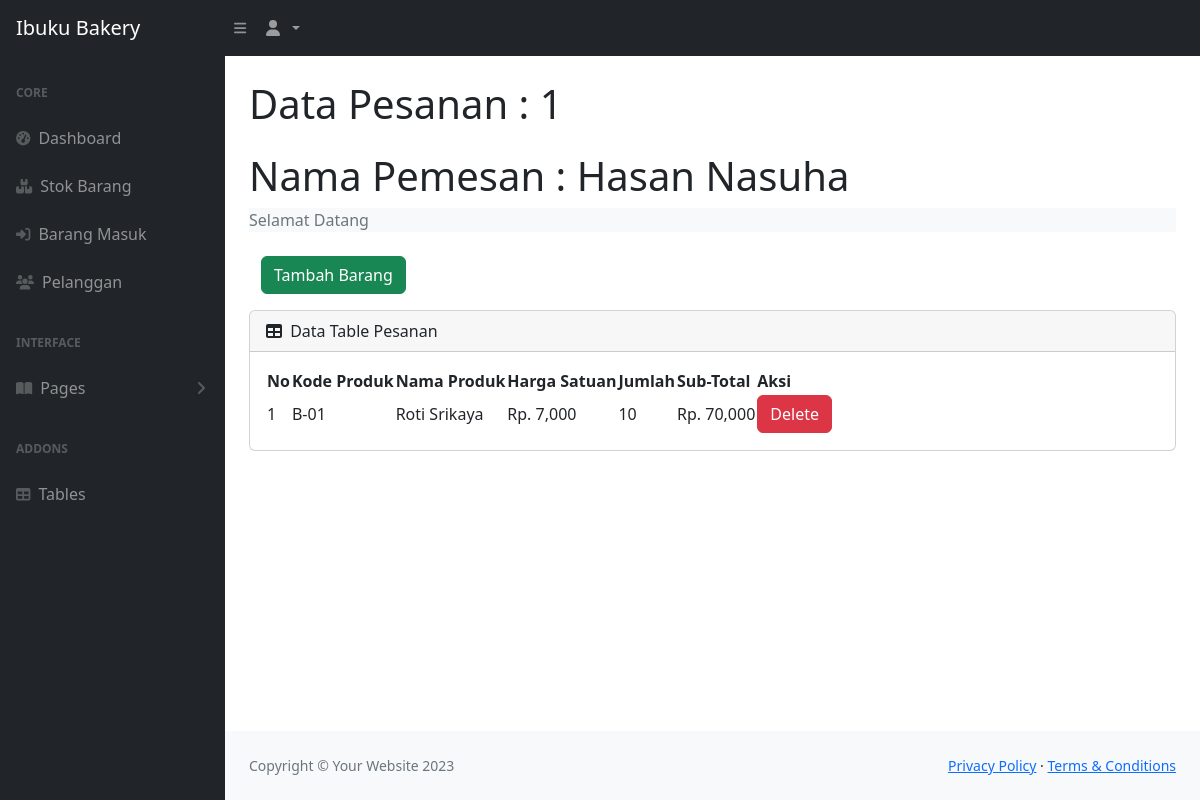
The app's page /view.php?idp=1 (signed in) with its own data.
### tables this page shows
CREATE TABLE `pesanan` (
  `idpesanan` int(11) NOT NULL,
  `tanggal` timestamp NOT NULL DEFAULT current_timestamp(),
  `idpelanggan` int(11) DEFAULT NULL
);

CREATE TABLE `pelanggan` (
  `idpelanggan` int(11) NOT NULL,
  `nama_pelanggan` varchar(50) NOT NULL,
  `no_telp` varchar(20) NOT NULL,
  `alamat` text NOT NULL
);

CREATE TABLE `detailpesanan` (
  `iddetailpesanan` int(11) NOT NULL,
  `idpesanan` int(11) DEFAULT NULL,
  `idproduk` int(11) DEFAULT NULL,
  `qty` int(11) DEFAULT NULL
);

CREATE TABLE `produk` (
  `idproduk` int(11) NOT NULL,
  `kode_produk` varchar(50) DEFAULT NULL,
  `nama_produk` varchar(50) NOT NULL,
  `deskripsi` varchar(50) NOT NULL,
  `harga` int(11) DEFAULT NULL,
  `stok` int(11) DEFAULT NULL
);

### view.php (the view, shortened to what this page needs)
<?php
  require 'logincek.php';
  if(isset($_GET['idp'])){
    $idp = $_GET['idp'];
    $ambilnamapelanggan = mysqli_query($con, "SELECT * FROM pesanan p, pelanggan pl WHERE p.idpelanggan=pl.idpelanggan AND p.idpesanan='$idp'");
    $np = mysqli_fetch_array($ambilnamapelanggan);
    $namapel = $np['nama_pelanggan'];
  }
  else {
    header('location:index.php');
  }
?>
<!DOCTYPE html>
<html lang="en">
  <head>
    <link href="https://cdn.jsdelivr.net/npm/simple-datatables@7.1.2/dist/style.min.css" rel="stylesheet" />
    <link href="css/index.css" rel="stylesheet" />
  </head>
  <body class="sb-nav-fixed">
    <nav class="sb-topnav navbar navbar-expand navbar-dark bg-dark">
      <a class="navbar-brand ps-3" href="index.php">Ibuku Bakery</a>
      <button class="btn btn-link btn-sm order-1 order-lg-0 me-4 me-lg-0" id="sidebarToggle" href="#!">
        <i class="fas fa-bars"></i>
      </button>
      <ul class="navbar-nav ms-auto ms-md-0 me-3 me-lg-4">
        <li class="nav-item dropdown">
          <a class="nav-link dropdown-toggle" id="navbarDropdown" href="#" role="button" data-bs-toggle="dropdown" aria-expanded="false">
            <i class="fas fa-user fa-fw"></i>
          </a>
        </li>
      </ul>
    </nav>
    <div id="layoutSidenav">
      <div id="layoutSidenav_nav">
        <nav class="sb-sidenav accordion sb-sidenav-dark" id="sidenavAccordion">
          <div class="sb-sidenav-menu">
            <div class="nav">
              <div class="sb-sidenav-menu-heading">Core</div>
              <a class="nav-link" href="index.php">
                <div class="sb-nav-link-icon">
                  <i class="fas fa-tachometer-alt"></i>
                </div>
                Dashboard
              </a>
              <a class="nav-link" href="stock.php">
                <div class="sb-nav-link-icon">
                  <i class="fa-solid fa-boxes-stacked"></i>
                </div>
                Stok Barang
              </a>
              <a class="nav-link" href="masuk.php">
                <div class="sb-nav-link-icon">
                  <i class="fa-solid fa-right-to-bracket"></i>
                </div>
                Barang Masuk
              </a>
              <a class="nav-link" href="pelanggan.php">
                <div class="sb-nav-link-icon">
                  <i class="fa-solid fa-users"></i>
                </div>
                Pelanggan
              </a>
              <div class="sb-sidenav-menu-heading">Interface</div>
              <a class="nav-link collapsed" href="#" data-bs-toggle="collapse" data-bs-target="#collapsePages" aria-expanded="false" aria-controls="collapsePages">
                <div class="sb-nav-link-icon">
                  <i class="fas fa-book-open"></i>
                </div>
                Pages
                <div class="sb-sidenav-collapse-arrow">
                  <i class="fas fa-angle-down"></i>
                </div>
              </a>
              <div class="sb-sidenav-menu-heading">Addons</div>
              <a class="nav-link" href="tables.html">
                <div class="sb-nav-link-icon"><i class="fas fa-table"></i></div>
                Tables
              </a>
            </div>
          </div>
        </nav>
      </div>
      <div id="layoutSidenav_content">
        <main>
          <div class="container-fluid px-4">
            <h1 class="mt-4">Data Pesanan : <?=$idp;?></h1>
            <h1 class="mt-4">Nama Pemesan : <?=$namapel;?></h1>
            <ol class="breadcrumb bg-light mb-4">
              <li class="breadcrumb-item active">Selamat Datang</li>
            </ol>
            <div class="container mb-3">
                <button type="button" class="btn btn-success" data-bs-toggle="modal" data-bs-target="#exampleModal">
                Tambah Barang
                </button>
            </div>
            <div class="card mb-4">
              <div class="card-header">
                <i class="fas fa-table me-1"></i>
                Data Table Pesanan
              </div>
              <div class="card-body">
                <table id="datatablesSimple">
                  <thead>
                    <tr>
                      <th>No</th>
                      <th>Kode Produk</th>
                      <th>Nama Produk</th>
                      <th>Harga Satuan</th>
                      <th>Jumlah</th>
                      <th>Sub-Total</th>
                      <th>Aksi</th>
                    </tr>
                  </thead>
                  <tbody>
                  <?php
                    $get = mysqli_query($con, "SELECT * FROM detailpesanan p, produk pr WHERE p.idproduk=pr.idproduk AND idpesanan='$idp'");
                    $i = 1;
                    while($p = mysqli_fetch_array($get)){
                      $kodeproduk = $p['kode_produk'];
                      $nama_produk = $p['nama_produk'];
                      $harga = $p['harga'];
                      $qty = $p['qty'];
                      $subtotal = $qty * $harga;
                  ?>
                    <tr>
                      <td><?=$i++;?></td>
                      <td><?=$kodeproduk;?></td>
                      <td><?=$nama_produk;?></td>
                      <td>Rp. <?=number_format($harga);?></td>
                      <td><?=number_format($qty);?></td>
                      <td>Rp. <?=number_format($subtotal);?></td>
                      <td><a href="" class="btn btn-danger ">Delete</a></td>
                    </tr>
                  <?php
                    };
                  ?>
                  </tbody>
                </table>
              </div>
            </div>
          </div>
        </main>
        <footer class="py-4 bg-light mt-auto">
          <div class="container-fluid px-4">
            <div class="d-flex align-items-center justify-content-between small">
              <div class="text-muted">Copyright &copy; Your Website 2023</div>
              <div>
                <a href="#">Privacy Policy</a>
                &middot;
                <a href="#">Terms &amp; Conditions</a>
              </div>
            </div>
          </div>
        </footer>
      </div>
    </div>
  </body>
</html>

### records on screen
pesanan: idpelanggan.nama_pelanggan "Hasan Nasuha"
detailpesanan: idproduk.kode_produk "B-01", idproduk.nama_produk "Roti Srikaya", idproduk.harga "7,000", qty "10", qty.harga "70,000"

### other values on screen
$idp "1"
